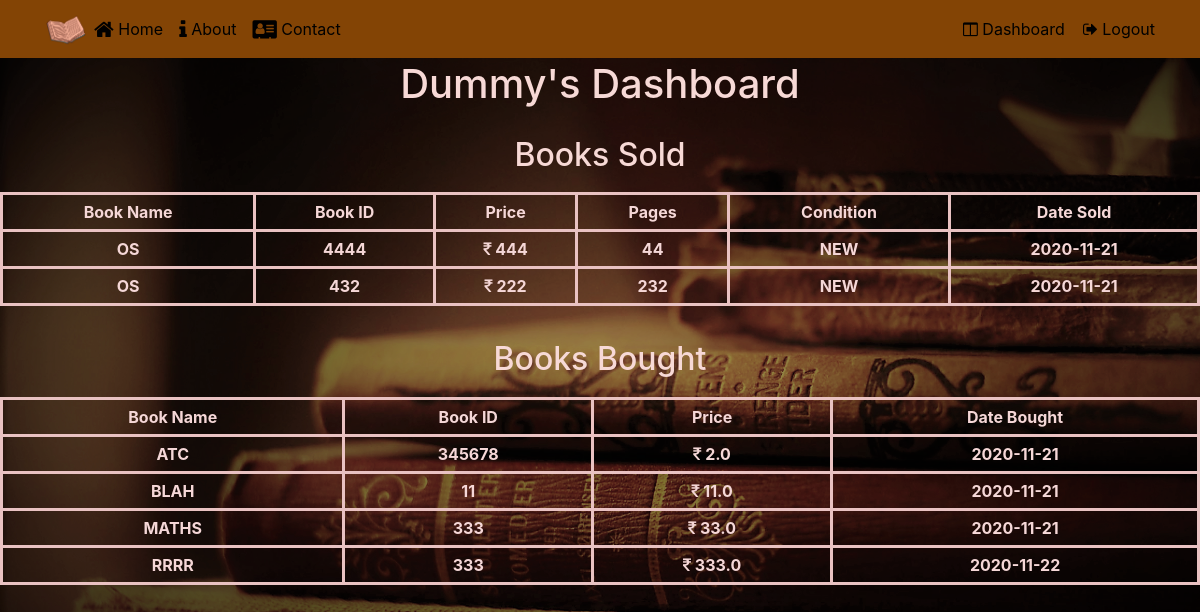
The page /dashboard (signed in) on the database its author committed.
### app.py (models this page shows)
class User(UserMixin, db.Model):
    __tablename__ = "user"
    id = db.Column(db.Integer, primary_key=True) # primary keys are required by SQLAlchemy
    email = db.Column(db.String(100), unique=True)
    password = db.Column(db.String(100))
    name = db.Column(db.String(1000))
    books = db.relationship('Book', backref='user')
    transactions = db.relationship('Transaction', backref='user')
    ratings = db.relationship('Rating', backref='user')

class Transaction(UserMixin, db.Model):
    __tablename__ = "transaction"
    id = db.Column(db.Integer, primary_key=True)
    seller_id = db.Column(db.Integer, nullable=False)
    title = db.Column(db.String(1000))
    isbn = db.Column(db.String(1000))
    price = db.Column(db.Integer)
    pages = db.Column(db.Integer)
    condition = db.Column(db.String(1000))
    buyer_id = db.Column(db.Integer, db.ForeignKey('user.id'), nullable=False)
    book_id = db.Column(db.Integer, nullable=False)
    amt_sold_for = db.Column(db.Float, nullable=False)
    date_added = db.Column(db.DateTime, default=datetime.utcnow)
    order_date = db.Column(db.DateTime, nullable=False, default=datetime.utcnow)

### app.py (the view)
@app.route('/dashboard')
@login_required
def dashboard():
    books_sold = Transaction.query.filter_by(seller_id=current_user.id).all()
    book_new = Book.query.filter_by(seller_id=current_user.id).order_by(Book.date_added).all()
    if book_new:
        for book in book_new:
            books_sold.append(book)
    books_bought = Transaction.query.filter_by(buyer_id=current_user.id).all()
    return render_template('dashboard.html', name=current_user.name,  books=books_sold, transactions=books_bought)

### app.py (called while the page is built)
def login_required(f):
    @wraps(f)
    def wrap(*args, **kwargs):
        if 'logged_in' in session:
            return f(*args, **kwargs)
        else:
            flash('You need to login first.')
            return redirect(url_for('login'))
    return wrap

@login_manager.user_loader
def user_loader(user_id):
    return User.query.get(user_id)

### templates/dashboard.html (shortened to what this page needs)
{% extends 'base.html' %}
{% block home%}
<li class="nav-item" ><a class="nav-link" href="/user" style="color:#000000;"><span class="fa fa-home fa-lg" ></span> Home</a></li>
{% endblock %}
{% block head %}
<span class="navbar-text">
    <a id="loginModal" href = "/dashboard" style="color:#000000;">
    <span class="fa fa-columns"></span> Dashboard </a>
</span>
<span class="navbar-text">
    &nbsp;&nbsp;&nbsp;<a id="signOutButton" href = "/logout" style="color:#000000;">
    <span class="fa fa-sign-out"></span> Logout </a>
</span>
{% endblock %}
{% block body %}
        <div class="container">
            <div class="row row-header">
                <div class="col-12">
                    <h1 style = "text-transform:capitalize; text-align: center; padding: 10px;"> {{name}}'s Dashboard</h1>
                </div>
            </div>
        </div>
<h2>Books Sold</h2>
{% if books|length < 1 %}
    <h4 style="text-align: center; color:#f5d7d7; padding: 5px;">You haven't sold any books yet</h4>
{% else %}
    <table style="color:#f5d7d7; padding: 5px;">
        <tr>
            <th>Book Name</th>
            <th>Book ID</th>
            <th>Price</th>
            <th>Pages</th>
            <th>Condition</th>
            <th>Date Sold</th>
        </tr>
        {% for book in books %}
            <tr style="text-transform: uppercase;">
                <td>{{ book.title }}</td>
                <td>{{ book.isbn }}</td>
                <td><i class="fa fa-inr"></i>&nbsp;{{ book.price }}</td>
                <td>{{ book.pages }}</td>
                <td>{{ book.condition }}</td>
                <td>{{ book.date_added.date() }}</td>
            </tr>
        {% endfor %}
    </table>
{% endif %}
<br>
<h2>Books Bought</h2>
{% if transactions|length < 1 %}
    <h4 style="text-align: center; color:#f5d7d7; padding: 5px;">You haven't bought any books yet</h4>
{% else %}
<table style="color:#f5d7d7; padding: 5px;">
    <tr>
        <th>Book Name</th>
        <th>Book ID</th>
        <th>Price</th>
        <th>Date Bought</th>
    </tr>
    {% for book in transactions %}
        <tr style="text-transform: uppercase;">
            <td>{{ book.title }}</td>
            <td>{{ book.isbn }}</td>
            <td><i class="fa fa-inr"></i>&nbsp;{{ book.amt_sold_for }}</td>
            <td>{{ book.order_date.date() }}</td>
        </tr>
    {% endfor %}
</table>
{% endif %}
{% endblock %}

### static/css/main.css (style rules this page uses)
.row-header { margin: 0px auto; padding: 0px 0px; }
body { padding: 50px 0px 0px 0px; z-index: 0; background-image: url(../img/images/wall.jpg); overflow-x: hidden; }
body,html { overflow-x: hidden; }
.navbar-light .navbar-nav .nav-item { color: #FFFFFF; }
table, td, th { border: 3px solid #aaa; }
table { border-collapse: collapse; width: 100%; }
th { height: 30px; text-align: center; font-weight: bold; }
td { text-align: center; padding: 5px; font-weight: bold; }

### templates/dashboard.html (style rules this page uses)
h1 { padding: 10px; text-align: center; color: #f7d9d6; }
h2 { padding: 10px; text-align: center; color: #f7d9d6; }
table, td, th { border: 3px solid rgb(233, 194, 194); padding: 5px; }
body { background-image: url('/static/img/images/6.png'); }

### rows shown on the page
User: name "Dummy"
Transaction: title "OS", isbn "4444", price "444", pages "44", condition "NEW", date_added "2020-11-21"
Transaction: title "OS", isbn "432", price "222", pages "232", condition "NEW", date_added "2020-11-21"
Transaction: title "ATC", isbn "345678", amt_sold_for "2.0", order_date "2020-11-21"
Transaction: title "BLAH", isbn "11", amt_sold_for "11.0", order_date "2020-11-21"
Transaction: title "MATHS", isbn "333", amt_sold_for "33.0", order_date "2020-11-21"
Transaction: title "RRRR", isbn "333", amt_sold_for "333.0", order_date "2020-11-22"
